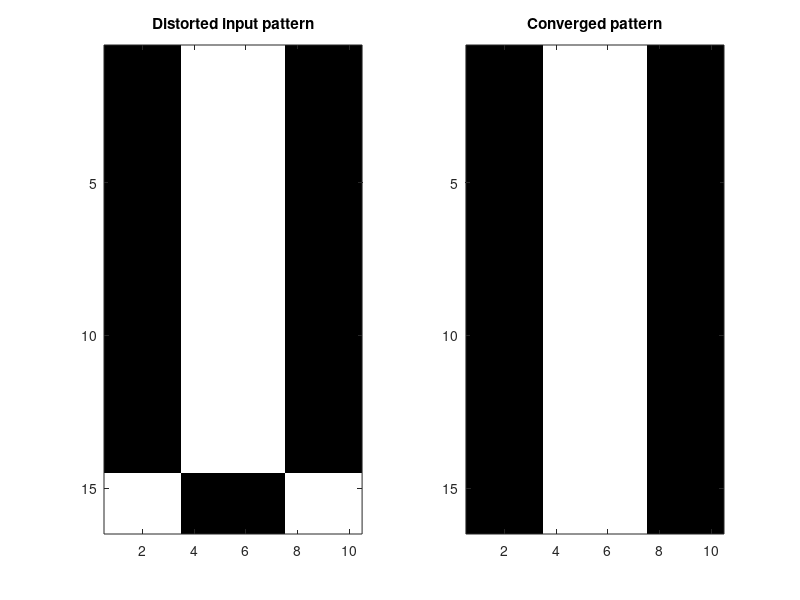

The MATLAB source for this figure:
%% Homework 1, Recognizing digits
% Author: Anna Carlsson
% Last updated: 2019-09-17

%% Code
clc, clear all

% Define number patterns
x1 = [-1, -1, -1, -1, -1, -1, -1, -1, -1, -1, -1, -1, -1, 1, 1, 1, 1, -1, -1, -1, -1, -1, 1, 1, 1, 1, 1, 1, -1, -1, -1, 1, 1, 1, -1, -1, 1, 1, 1, -1, -1, 1, 1, 1, -1, -1, 1, 1, 1, -1, -1, 1, 1, 1, -1, -1, 1, 1, 1, -1, -1, 1, 1, 1, -1, -1, 1, 1, 1, -1, -1, 1, 1, 1, -1, -1, 1, 1, 1, -1, -1, 1, 1, 1, -1, -1, 1, 1, 1, -1, -1, 1, 1, 1, -1, -1, 1, 1, 1, -1, -1, 1, 1, 1, -1, -1, 1, 1, 1, -1, -1, 1, 1, 1, -1, -1, 1, 1, 1, -1, -1, 1, 1, 1, -1, -1, 1, 1, 1, -1, -1, -1, 1, 1, 1, 1, 1, 1, -1, -1, -1, -1, -1, 1, 1, 1, 1, -1, -1, -1, -1, -1, -1, -1, -1, -1, -1, -1, -1, -1]';
x2 = [-1, -1, -1, 1, 1, 1, 1, -1, -1, -1, -1, -1, -1, 1, 1, 1, 1, -1, -1, -1, -1, -1, -1, 1, 1, 1, 1, -1, -1, -1, -1, -1, -1, 1, 1, 1, 1, -1, -1, -1, -1, -1, -1, 1, 1, 1, 1, -1, -1, -1, -1, -1, -1, 1, 1, 1, 1, -1, -1, -1, -1, -1, -1, 1, 1, 1, 1, -1, -1, -1, -1, -1, -1, 1, 1, 1, 1, -1, -1, -1, -1, -1, -1, 1, 1, 1, 1, -1, -1, -1, -1, -1, -1, 1, 1, 1, 1, -1, -1, -1, -1, -1, -1, 1, 1, 1, 1, -1, -1, -1, -1, -1, -1, 1, 1, 1, 1, -1, -1, -1, -1, -1, -1, 1, 1, 1, 1, -1, -1, -1, -1, -1, -1, 1, 1, 1, 1, -1, -1, -1, -1, -1, -1, 1, 1, 1, 1, -1, -1, -1, -1, -1, -1, 1, 1, 1, 1, -1, -1, -1]';
x3 = [1, 1, 1, 1, 1, 1, 1, 1, -1, -1, 1, 1, 1, 1, 1, 1, 1, 1, -1, -1, -1, -1, -1, -1, -1, 1, 1, 1, -1, -1, -1, -1, -1, -1, -1, 1, 1, 1, -1, -1, -1, -1, -1, -1, -1, 1, 1, 1, -1, -1, -1, -1, -1, -1, -1, 1, 1, 1, -1, -1, -1, -1, -1, -1, -1, 1, 1, 1, -1, -1, 1, 1, 1, 1, 1, 1, 1, 1, -1, -1, 1, 1, 1, 1, 1, 1, 1, 1, -1, -1, 1, 1, 1, -1, -1, -1, -1, -1, -1, -1, 1, 1, 1, -1, -1, -1, -1, -1, -1, -1, 1, 1, 1, -1, -1, -1, -1, -1, -1, -1, 1, 1, 1, -1, -1, -1, -1, -1, -1, -1, 1, 1, 1, -1, -1, -1, -1, -1, -1, -1, 1, 1, 1, 1, 1, 1, 1, 1, -1, -1, 1, 1, 1, 1, 1, 1, 1, 1, -1, -1]';
x4 = [-1, -1, 1, 1, 1, 1, 1, 1, -1, -1, -1, -1, 1, 1, 1, 1, 1, 1, 1, -1, -1, -1, -1, -1, -1, -1, 1, 1, 1, -1, -1, -1, -1, -1, -1, -1, 1, 1, 1, -1, -1, -1, -1, -1, -1, -1, 1, 1, 1, -1, -1, -1, -1, -1, -1, -1, 1, 1, 1, -1, -1, -1, -1, -1, -1, -1, 1, 1, 1, -1, -1, -1, 1, 1, 1, 1, 1, 1, -1, -1, -1, -1, 1, 1, 1, 1, 1, 1, -1, -1, -1, -1, -1, -1, -1, -1, 1, 1, 1, -1, -1, -1, -1, -1, -1, -1, 1, 1, 1, -1, -1, -1, -1, -1, -1, -1, 1, 1, 1, -1, -1, -1, -1, -1, -1, -1, 1, 1, 1, -1, -1, -1, -1, -1, -1, -1, 1, 1, 1, -1, -1, -1, 1, 1, 1, 1, 1, 1, 1, -1, -1, -1, 1, 1, 1, 1, 1, 1, -1, -1]';
x5 = [-1, 1, 1, -1, -1, -1, -1, 1, 1, -1, -1, 1, 1, -1, -1, -1, -1, 1, 1, -1, -1, 1, 1, -1, -1, -1, -1, 1, 1, -1, -1, 1, 1, -1, -1, -1, -1, 1, 1, -1, -1, 1, 1, -1, -1, -1, -1, 1, 1, -1, -1, 1, 1, -1, -1, -1, -1, 1, 1, -1, -1, 1, 1, -1, -1, -1, -1, 1, 1, -1, -1, 1, 1, 1, 1, 1, 1, 1, 1, -1, -1, 1, 1, 1, 1, 1, 1, 1, 1, -1, -1, -1, -1, -1, -1, -1, -1, 1, 1, -1, -1, -1, -1, -1, -1, -1, -1, 1, 1, -1, -1, -1, -1, -1, -1, -1, -1, 1, 1, -1, -1, -1, -1, -1, -1, -1, -1, 1, 1, -1, -1, -1, -1, -1, -1, -1, -1, 1, 1, -1, -1, -1, -1, -1, -1, -1, -1, 1, 1, -1, -1, -1, -1, -1, -1, -1, -1, 1, 1, -1]';

% Store patterns in network
N = 160;
W = zeros(160, 160);
p = [x1, x2, x3, x4, x5];

for k = 1 : 5
    W = W + p(:, k) * p(:, k)';
end
        
W = W / N; % Normalize
W = W - diag(diag(W)); % Set diagonal elements to zero

% Define the patterns we want to input to the network
x_dist_1 = [1, 1, 1, -1, -1, -1, -1, 1, 1, 1, -1, -1, -1, 1, 1, 1, 1, -1, -1, -1, -1, -1, -1, 1, 1, 1, 1, -1, -1, -1, -1, -1, -1, 1, 1, 1, 1, -1, -1, -1, -1, -1, -1, 1, 1, 1, 1, -1, -1, -1, -1, -1, -1, 1, 1, 1, 1, -1, -1, -1, -1, -1, -1, 1, 1, 1, 1, -1, -1, -1, -1, -1, -1, 1, 1, 1, 1, -1, -1, -1, -1, -1, -1, 1, 1, 1, 1, -1, -1, -1, -1, -1, -1, 1, 1, 1, 1, -1, -1, -1, -1, -1, -1, 1, 1, 1, 1, -1, -1, -1, -1, -1, -1, 1, 1, 1, 1, -1, -1, -1, -1, -1, -1, 1, 1, 1, 1, -1, -1, -1, -1, -1, -1, 1, 1, 1, 1, -1, -1, -1, -1, -1, -1, 1, 1, 1, 1, -1, -1, -1, -1, -1, -1, 1, 1, 1, 1, -1, -1, -1]';
x_dist_2 = [1, -1, -1, 1, 1, 1, 1, -1, -1, 1, 1, -1, -1, 1, 1, 1, 1, -1, -1, 1, 1, -1, -1, 1, 1, 1, 1, -1, -1, 1, 1, -1, -1, 1, 1, 1, 1, -1, -1, 1, 1, -1, -1, 1, 1, 1, 1, -1, -1, 1, 1, -1, -1, 1, 1, 1, 1, -1, -1, 1, 1, -1, -1, 1, 1, 1, 1, -1, -1, 1, 1, -1, -1, -1, -1, -1, -1, -1, -1, 1, 1, -1, -1, -1, -1, 1, 1, 1, 1, -1, -1, -1, -1, -1, -1, -1, -1, 1, 1, -1, -1, -1, -1, -1, -1, -1, -1, 1, 1, -1, -1, -1, -1, -1, -1, -1, -1, 1, 1, -1, -1, -1, -1, -1, -1, -1, -1, 1, 1, -1, -1, -1, -1, -1, -1, -1, -1, 1, 1, -1, -1, -1, -1, -1, -1, -1, -1, 1, 1, -1, -1, -1, -1, -1, -1, -1, -1, 1, 1, -1]';
x_dist_3 = [-1, -1, -1, 1, 1, 1, 1, -1, -1, -1, -1, -1, -1, 1, 1, 1, 1, -1, -1, -1, -1, -1, -1, 1, 1, 1, 1, -1, -1, -1, -1, -1, -1, 1, 1, 1, 1, -1, -1, -1, -1, -1, -1, 1, 1, 1, 1, -1, -1, -1, -1, -1, -1, 1, 1, 1, 1, -1, -1, -1, -1, -1, -1, 1, 1, 1, 1, -1, -1, -1, -1, -1, -1, 1, 1, 1, 1, -1, -1, -1, -1, -1, -1, 1, 1, 1, 1, -1, -1, -1, -1, -1, -1, 1, 1, 1, 1, -1, -1, -1, -1, -1, -1, 1, 1, 1, 1, -1, -1, -1, -1, -1, -1, 1, 1, 1, 1, -1, -1, -1, -1, -1, -1, 1, 1, 1, 1, -1, -1, -1, -1, -1, -1, 1, 1, 1, 1, -1, -1, -1, 1, 1, 1, -1, -1, -1, -1, 1, 1, 1, 1, 1, 1, -1, -1, -1, -1, 1, 1, 1]';

X_dist = [x_dist_1, x_dist_2, x_dist_3];

% Update bits using typewriter scheme
pattern_nbr = 3; 
X_prev = X_dist(:,pattern_nbr);

converged = false;

while (~converged)
    X_current = X_prev;
    
    for i = 1 : N
        temp_state = sign(1/N * W(i,:) * X_current);
        
        if temp_state == 0
           temp_state = 1; 
        end
        
        X_current(i) = temp_state;
    end
    
    if isequal(X_current, X_prev)
        converged = true;
    else
        X_prev = X_current;
    end
end

%% Plot result to see what the distorted pattern converged to
disturbed_pattern = reshape(X_dist(:,pattern_nbr),[10,16])';
converged_pattern = reshape(X_current, [10,16])';

colormap(gray(256))
subplot(1,2,1)
image(((disturbed_pattern+1)/2)*256)
title("Distorted input pattern")

subplot(1,2,2)
image(((converged_pattern+1)/2)*256)
title("Converged pattern")